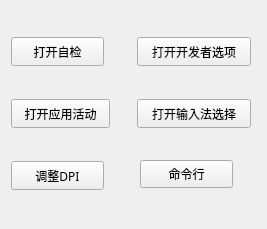
<?xml version="1.0" encoding="UTF-8"?>
<ui version="4.0">
 <class>Form</class>
 <widget class="QWidget" name="Form">
  <property name="geometry">
   <rect>
    <x>0</x>
    <y>0</y>
    <width>267</width>
    <height>229</height>
   </rect>
  </property>
  <property name="font">
   <font>
    <family>MiSans</family>
   </font>
  </property>
  <property name="windowTitle">
   <string>工具箱</string>
  </property>
  <property name="windowIcon">
   <iconset resource="main.qrc">
    <normaloff>:/img/img/工具箱.png</normaloff>:/img/img/工具箱.png</iconset>
  </property>
  <widget class="QPushButton" name="pushButton">
   <property name="geometry">
    <rect>
     <x>11</x>
     <y>99</y>
     <width>99</width>
     <height>29</height>
    </rect>
   </property>
   <property name="text">
    <string>打开应用活动</string>
   </property>
  </widget>
  <widget class="QPushButton" name="pushButton_2">
   <property name="geometry">
    <rect>
     <x>137</x>
     <y>99</y>
     <width>114</width>
     <height>29</height>
    </rect>
   </property>
   <property name="text">
    <string>打开输入法选择</string>
   </property>
  </widget>
  <widget class="QPushButton" name="pushButton_3">
   <property name="geometry">
    <rect>
     <x>11</x>
     <y>37</y>
     <width>93</width>
     <height>29</height>
    </rect>
   </property>
   <property name="text">
    <string>打开自检</string>
   </property>
  </widget>
  <widget class="QPushButton" name="pushButton_4">
   <property name="geometry">
    <rect>
     <x>137</x>
     <y>37</y>
     <width>114</width>
     <height>29</height>
    </rect>
   </property>
   <property name="text">
    <string>打开开发者选项</string>
   </property>
  </widget>
  <widget class="QPushButton" name="pushButton_5">
   <property name="geometry">
    <rect>
     <x>11</x>
     <y>161</y>
     <width>93</width>
     <height>29</height>
    </rect>
   </property>
   <property name="text">
    <string>调整DPI</string>
   </property>
  </widget>
  <widget class="QPushButton" name="pushButton_6">
   <property name="geometry">
    <rect>
     <x>140</x>
     <y>160</y>
     <width>93</width>
     <height>28</height>
    </rect>
   </property>
   <property name="text">
    <string>命令行</string>
   </property>
  </widget>
 </widget>
 <resources>
  <include location="main.qrc"/>
 </resources>
 <connections/>
</ui>
